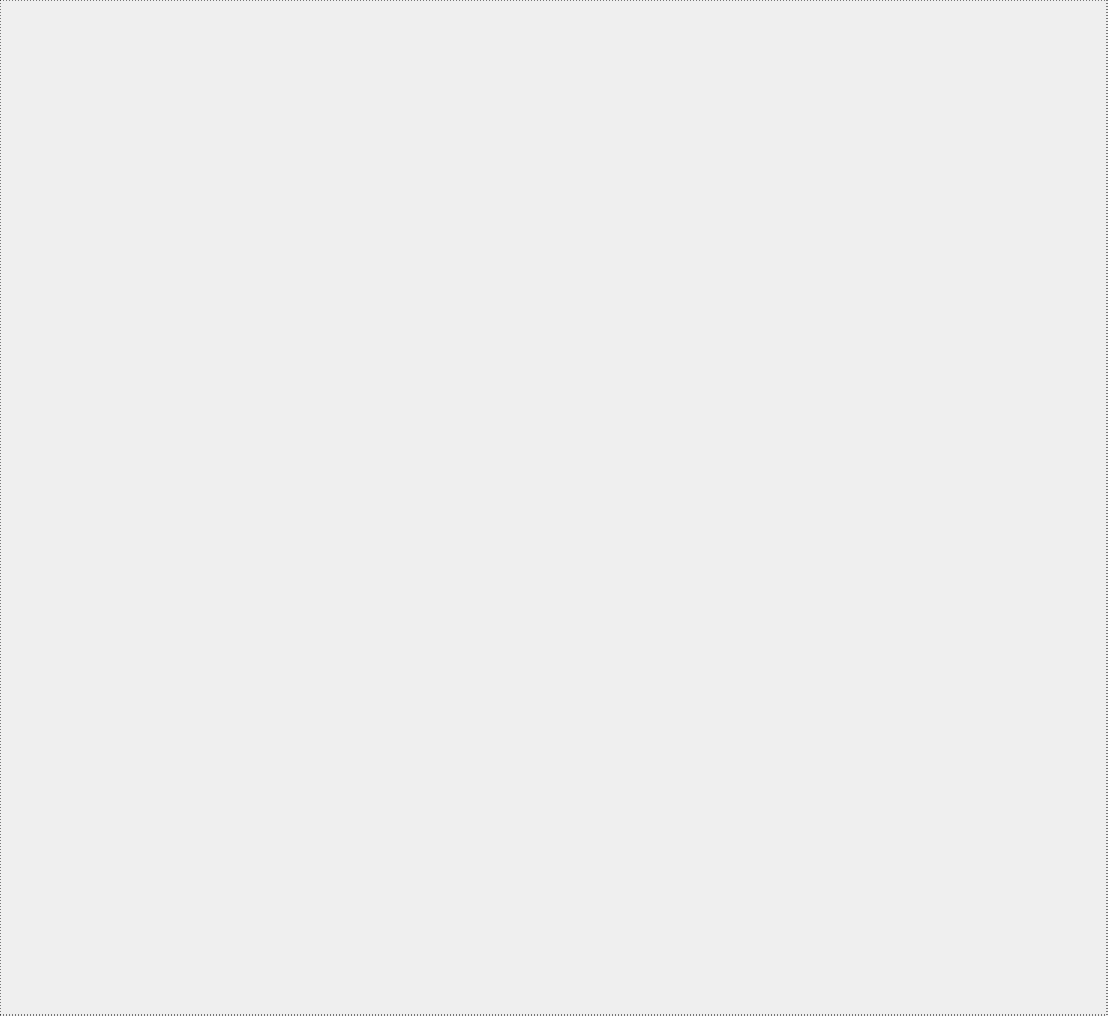
<?xml version="1.0" encoding="UTF-8"?>
<ui version="4.0">
 <class>CMainContentWgtClass</class>
 <widget class="QWidget" name="CMainContentWgtClass">
  <property name="geometry">
   <rect>
    <x>0</x>
    <y>0</y>
    <width>1108</width>
    <height>1016</height>
   </rect>
  </property>
  <property name="windowTitle">
   <string>CMainContentWgt</string>
  </property>
  <layout class="QVBoxLayout" name="verticalLayout">
   <property name="spacing">
    <number>0</number>
   </property>
   <property name="leftMargin">
    <number>0</number>
   </property>
   <property name="topMargin">
    <number>0</number>
   </property>
   <property name="rightMargin">
    <number>0</number>
   </property>
   <property name="bottomMargin">
    <number>0</number>
   </property>
   <item>
    <widget class="QWidget" name="awidget" native="true">
     <property name="styleSheet">
      <string notr="true">#awidget
{
	border:1px dotted black

}</string>
     </property>
     <layout class="QVBoxLayout" name="verticalLayout_2">
      <property name="spacing">
       <number>0</number>
      </property>
      <property name="leftMargin">
       <number>0</number>
      </property>
      <property name="topMargin">
       <number>0</number>
      </property>
      <property name="rightMargin">
       <number>0</number>
      </property>
      <property name="bottomMargin">
       <number>0</number>
      </property>
      <item>
       <widget class="QStackedWidget" name="stackedWidget">
        <property name="currentIndex">
         <number>0</number>
        </property>
        <widget class="CLocalMusicWgt" name="page"/>
        <widget class="CFavouriteMusicWgt" name="page_2"/>
       </widget>
      </item>
     </layout>
    </widget>
   </item>
  </layout>
 </widget>
 <layoutdefault spacing="6" margin="11"/>
 <customwidgets>
  <customwidget>
   <class>CFavouriteMusicWgt</class>
   <extends>QWidget</extends>
   <header location="global">FavouriteMusicWgt.h</header>
   <container>1</container>
  </customwidget>
  <customwidget>
   <class>CLocalMusicWgt</class>
   <extends>QWidget</extends>
   <header location="global">LocalMusicWgt.h</header>
   <container>1</container>
  </customwidget>
 </customwidgets>
 <resources/>
 <connections/>
</ui>
